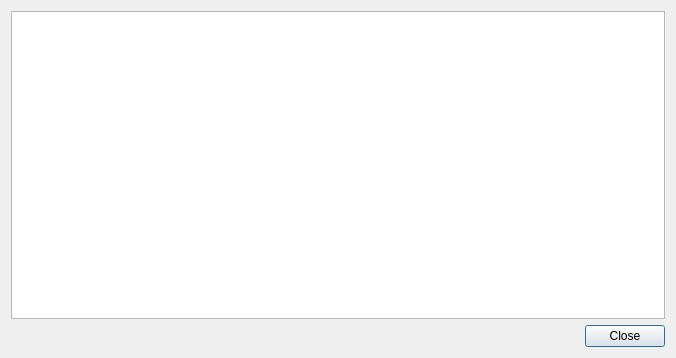
<?xml version="1.0" encoding="UTF-8"?>
<ui version="4.0">
 <class>TranscodeLogDialog</class>
 <widget class="QDialog" name="TranscodeLogDialog">
  <property name="geometry">
   <rect>
    <x>0</x>
    <y>0</y>
    <width>676</width>
    <height>358</height>
   </rect>
  </property>
  <property name="windowTitle">
   <string>Transcoder Log</string>
  </property>
  <property name="windowIcon">
   <iconset resource="../../data/icons.qrc">
    <normaloff>:/icons/64x64/strawberry.png</normaloff>:/icons/64x64/strawberry.png</iconset>
  </property>
  <layout class="QVBoxLayout" name="verticalLayout">
   <item>
    <widget class="QPlainTextEdit" name="log">
     <property name="readOnly">
      <bool>true</bool>
     </property>
    </widget>
   </item>
   <item>
    <widget class="QDialogButtonBox" name="buttonBox">
     <property name="standardButtons">
      <set>QDialogButtonBox::Close</set>
     </property>
    </widget>
   </item>
  </layout>
 </widget>
 <resources>
  <include location="../../data/data.qrc"/>
  <include location="../../data/icons.qrc"/>
 </resources>
 <connections>
  <connection>
   <sender>buttonBox</sender>
   <signal>rejected()</signal>
   <receiver>TranscodeLogDialog</receiver>
   <slot>hide()</slot>
   <hints>
    <hint type="sourcelabel">
     <x>599</x>
     <y>331</y>
    </hint>
    <hint type="destinationlabel">
     <x>582</x>
     <y>355</y>
    </hint>
   </hints>
  </connection>
 </connections>
</ui>
